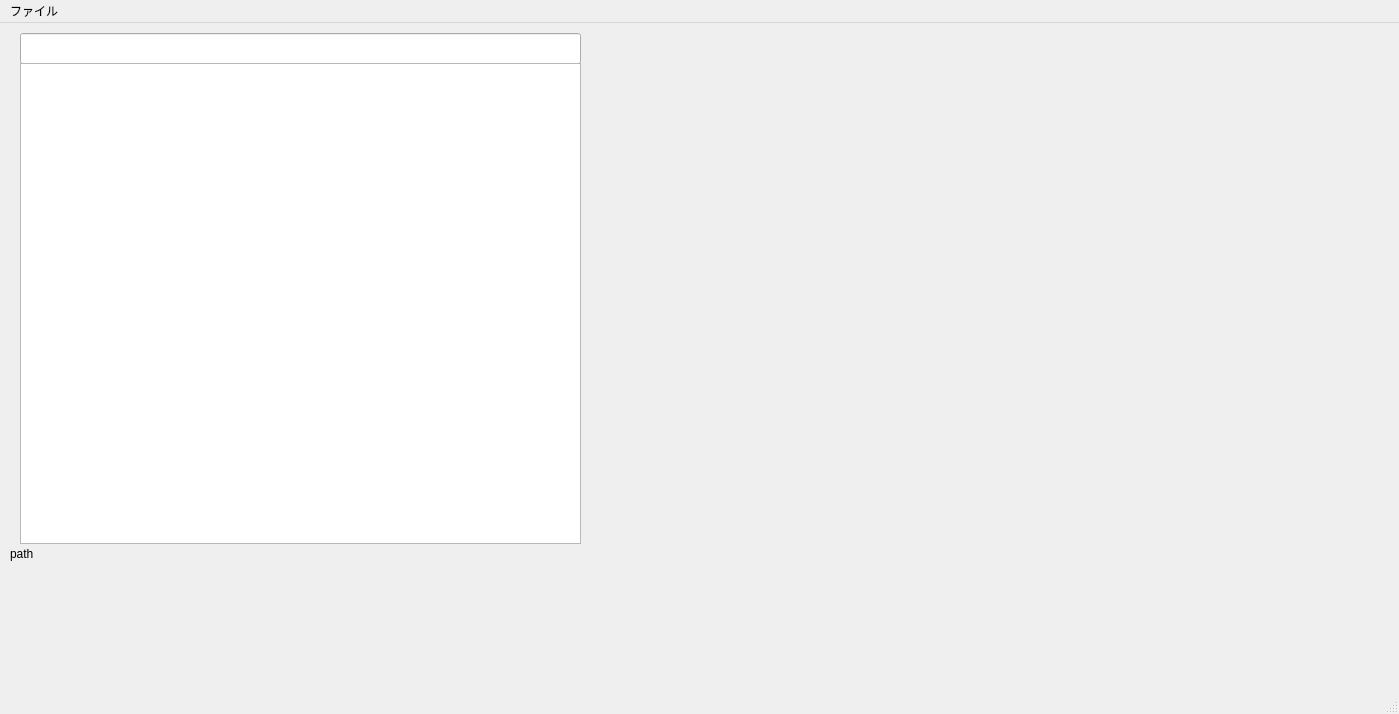
<?xml version="1.0" encoding="UTF-8"?>
<ui version="4.0">
 <class>MainWindow</class>
 <widget class="QMainWindow" name="MainWindow">
  <property name="geometry">
   <rect>
    <x>0</x>
    <y>0</y>
    <width>1399</width>
    <height>714</height>
   </rect>
  </property>
  <property name="windowTitle">
   <string>CFT</string>
  </property>
  <widget class="QWidget" name="centralwidget">
   <widget class="QLabel" name="pathLabel">
    <property name="geometry">
     <rect>
      <x>10</x>
      <y>520</y>
      <width>771</width>
      <height>21</height>
     </rect>
    </property>
    <property name="font">
     <font>
      <pointsize>9</pointsize>
     </font>
    </property>
    <property name="text">
     <string>path</string>
    </property>
   </widget>
   <widget class="QLineEdit" name="localPathEdit">
    <property name="geometry">
     <rect>
      <x>20</x>
      <y>10</y>
      <width>561</width>
      <height>31</height>
     </rect>
    </property>
   </widget>
   <widget class="QTreeView" name="localRemoteView">
    <property name="geometry">
     <rect>
      <x>20</x>
      <y>40</y>
      <width>561</width>
      <height>481</height>
     </rect>
    </property>
   </widget>
  </widget>
  <widget class="QMenuBar" name="menubar">
   <property name="geometry">
    <rect>
     <x>0</x>
     <y>0</y>
     <width>1399</width>
     <height>33</height>
    </rect>
   </property>
   <widget class="QMenu" name="menu">
    <property name="title">
     <string>ファイル</string>
    </property>
    <addaction name="menuOpen"/>
    <addaction name="menuClose"/>
   </widget>
   <addaction name="menu"/>
  </widget>
  <widget class="QStatusBar" name="statusbar"/>
  <action name="menuOpen">
   <property name="text">
    <string>開く</string>
   </property>
  </action>
  <action name="menuClose">
   <property name="text">
    <string>閉じる</string>
   </property>
  </action>
 </widget>
 <resources/>
 <connections>
  <connection>
   <sender>menuClose</sender>
   <signal>triggered()</signal>
   <receiver>MainWindow</receiver>
   <slot>close()</slot>
   <hints>
    <hint type="sourcelabel">
     <x>-1</x>
     <y>-1</y>
    </hint>
    <hint type="destinationlabel">
     <x>399</x>
     <y>299</y>
    </hint>
   </hints>
  </connection>
  <connection>
   <sender>menuOpen</sender>
   <signal>triggered()</signal>
   <receiver>MainWindow</receiver>
   <slot>fileOpen()</slot>
   <hints>
    <hint type="sourcelabel">
     <x>-1</x>
     <y>-1</y>
    </hint>
    <hint type="destinationlabel">
     <x>399</x>
     <y>299</y>
    </hint>
   </hints>
  </connection>
  <connection>
   <sender>localRemoteView</sender>
   <signal>clicked(QModelIndex)</signal>
   <receiver>MainWindow</receiver>
   <slot>localTreeViewClicked()</slot>
   <hints>
    <hint type="sourcelabel">
     <x>357</x>
     <y>489</y>
    </hint>
    <hint type="destinationlabel">
     <x>622</x>
     <y>426</y>
    </hint>
   </hints>
  </connection>
  <connection>
   <sender>localPathEdit</sender>
   <signal>returnPressed()</signal>
   <receiver>MainWindow</receiver>
   <slot>enterPressed()</slot>
   <hints>
    <hint type="sourcelabel">
     <x>453</x>
     <y>46</y>
    </hint>
    <hint type="destinationlabel">
     <x>617</x>
     <y>59</y>
    </hint>
   </hints>
  </connection>
 </connections>
 <slots>
  <slot>fileOpen()</slot>
  <slot>itemDoubleClicked()</slot>
  <slot>enterPressed()</slot>
  <slot>localTreeViewClicked()</slot>
 </slots>
</ui>
